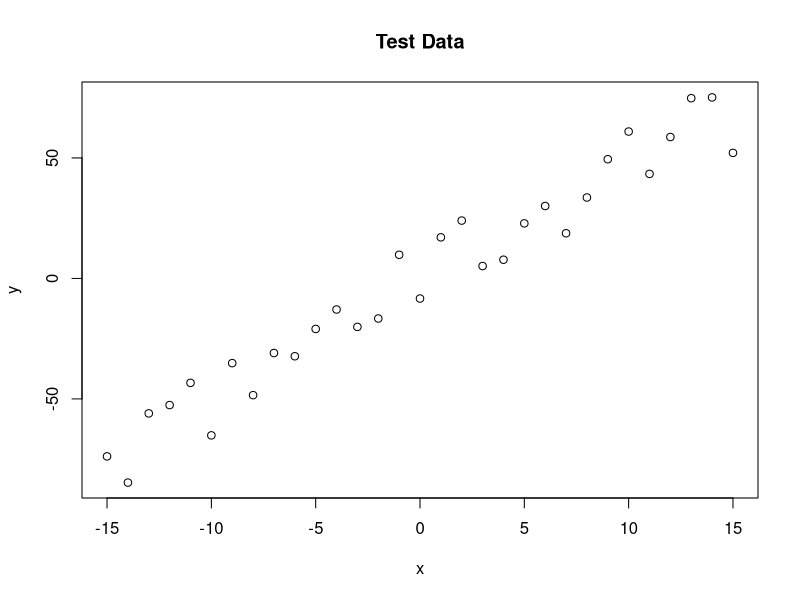
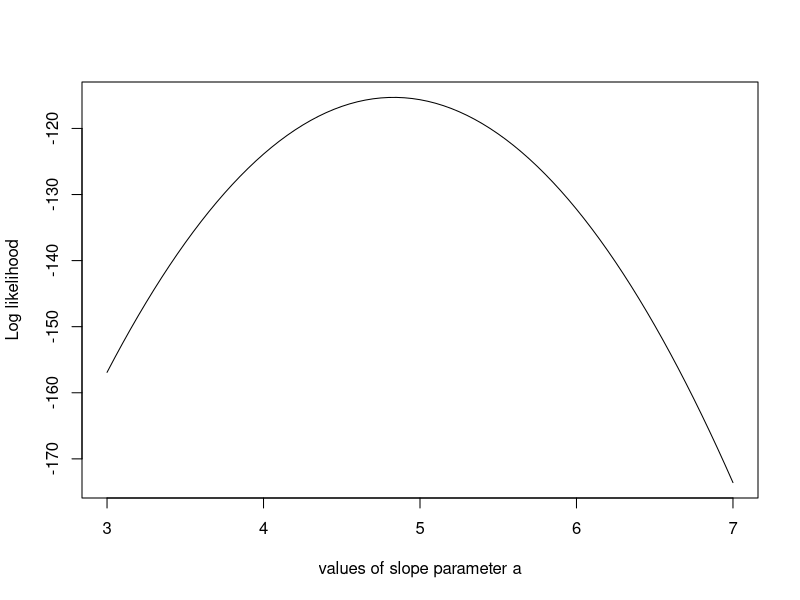
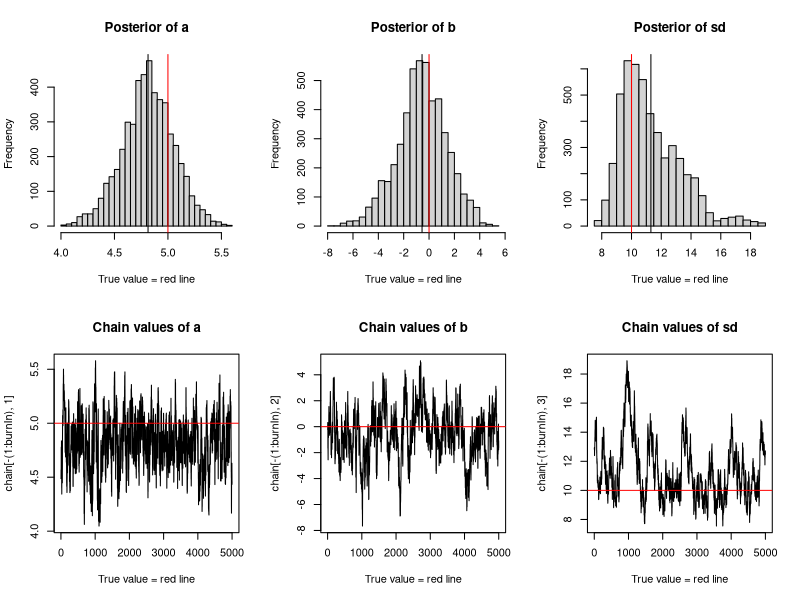

Source code (R) for these figures, in order:
## ---- chunk 1
knitr::opts_chunk$set(echo = TRUE)
## ---- chunk 2
trueA <- 5       #define a variable "trueA" equal to 5
trueB <- 0       #define a variable "trueB" equal to 0
trueSd <- 10     #define a variable "trueSd" equal to 10
sampleSize <- 31 #make the sample size equal to 31
 
# create independent x-values 
x <- (-(sampleSize-1)/2):((sampleSize-1)/2)   #make the values of x equal from -15 to 15(e.g. -15,-14,-13...,13,14,15), there are totally 31 values of x, whihc equals to the sample size.

# create dependent values according to ax + b + N(0,sd)
y <-  trueA * x + trueB + rnorm(n=sampleSize,mean=0,sd=trueSd)  #make a linear relationship between the independent variable x and dependent variable y. So we take a linear model and add some noise.

plot(x,y,main="Test Data")  ##plot a graph which y corresponding to x.
 
## ---- chunk 3
likelihood <- function(param){   #create a function called likelihoood with vector 'param' as parameter
    a = param[1]     # define a equal to the 1st value of vector param
    b = param[2]     # define b equal to the 2nd value of vector param
    sd = param[3]    # define sd equal to the 3rd value of vector param
     
    pred = a*x + b  #create dependent value 'pred' according to ax + b 
    singlelikelihoods = dnorm(y, mean = pred, sd = sd, log = T)  #look up the probability densities (using dnorm) for y, with 'pred' as mean and sd as standard deviation
    sumll = sum(singlelikelihoods)  #sum all of the 31 values, calculate the probability

    return(sumll)   #return the sumll
}
 
# Example: plot the likelihood profile of the slope a
slopevalues <- function(x){return(likelihood(c(x, trueB, trueSd)))}  #create a function "slopevalues" with parameter x; return likelihood(take vector (x,trueB,trueSd) as parameter)
slopelikelihoods <- lapply(seq(3, 7, by=.05), slopevalues )   # create a sequence from 3 to 7(flit by 0.5) to the function 'slopevalue', can get 81 numbers
plot (seq(3, 7, by=.05), slopelikelihoods , type="l", xlab = "values of slope parameter a", ylab = "Log likelihood")  #plot the Likelihood for a range of parameter values of the slope parameter(value from 3 to 7 as x axis and return value as y axis)

## ---- chunk 4
# Prior distribution
prior <- function(param){  #create a function called prior with vector 'param' as parameter
    a = param[1]     # define a equal to the 1st value of vector param
    b = param[2]     # define b equal to the 2nd value of vector param
    sd = param[3]    # define sd equal to the 3rd value of vector param
    aprior = dunif(a, min=0, max=10, log = T)  # make a prior (uniform) distribution of a
    bprior = dnorm(b, sd = 5, log = T) # make a prior (normal) distribution of b
    sdprior = dunif(sd, min=0, max=30, log = T) # make a prior (uniform) distribution of sd
    return(aprior+bprior+sdprior)  #retunr the sum of aprior, bprior and sdprior to get the prior distribution for all, which is a log value.

}
## ---- chunk 5
posterior <- function(param){  #create a function called posterior with vector 'param' as parameter
   return (likelihood(param) + prior(param))   #retunr the sum of likelihood and prior to get the actual quantity the MCMC, which is a log value.

}
## ---- chunk 6
######## Metropolis algorithm ################
 
proposalfunction <- function(param){  #create a function called proposalfunction with vector 'param' as parameter
    return(rnorm(3,mean = param, sd= c(0.1,0.5,0.3)))
#retunr the random normal distributionof 3 values, with mean = param and sd = (0.1,0.5,0.3).
}
 
run_metropolis_MCMC <- function(startvalue, iterations){  #create a function called run_metropolis_MCMC with 'startvalue' and 'iterations' as parameters
    chain = array(dim = c(iterations+1,3))  # make chain be an array with (iterations+1) rows and 3 columns
    chain[1,] = startvalue   # make the first row of chain equal to startvalue

    for (i in 1:iterations){  # repeat iterations times
        proposal = proposalfunction(chain[i,])  # make a vector 'proposal' equals to vector in chain's row i, following the proposalfunction 
         
        probab = exp(posterior(proposal) - posterior(chain[i,]))  # let the probability of jumping to new vector equal to the e^(posterior(proposal) - posterior(chain[i,]))
  
        if (runif(1) < probab){  # decide whether to jump by compare with a random value from 0 to 1
            chain[i+1,] = proposal  # let chain's (i+1) row equal to the proposal
        }else{  #if  runif(1) >= probab, do not jump
            chain[i+1,] = chain[i,]  # let chain's (i+1) row equal to rom i
        }
    } 
    return(chain)  #return chain
}
 
startvalue = c(4,0,10)  #let startvalue be a vector equal to (4,0,10)
chain = run_metropolis_MCMC(startvalue, 10000)  #let chain equal to the function run_metropolis_MCMC with parameters: startvalue = startvalue and iterations = 10000
 
burnIn = 5000  #make burnIn equal to 5000
acceptance = 1-mean(duplicated(chain[-(1:burnIn),]))  #calculate acceptance starting from 5001 row

## ---- chunk 7
### Summary: #######################
 
par(mfrow = c(2,3))  #display the graph in 2X3(2 rows with 3 graphs in each)
hist(chain[-(1:burnIn),1],nclass=30, , main="Posterior of a", xlab="True value = red line" )  # plot a histogram of posterior of a(number in chain's 1st column) from chain's 5001 row
abline(v = mean(chain[-(1:burnIn),1]))  #add a line to show the mean of a from 5001 row
abline(v = trueA, col="red" )  #add a line to show the value of trueA

hist(chain[-(1:burnIn),2],nclass=30, main="Posterior of b", xlab="True value = red line")  # plot a histogram of posterior of b(number in chain's 2nd column) from chain's 5001 row
abline(v = mean(chain[-(1:burnIn),2]))  #add a line to show the mean of b from 5001 row
abline(v = trueB, col="red" )  #add a line to show the value of trueB

hist(chain[-(1:burnIn),3],nclass=30, main="Posterior of sd", xlab="True value = red line")  # plot a histogram of posterior of sd(number in chain's 3rd column) from chain's 5001 row
abline(v = mean(chain[-(1:burnIn),3]) )  #add a line to show the mean of sd from 5001 row
abline(v = trueSd, col="red" )   #add a line to show the value of trueSd

plot(chain[-(1:burnIn),1], type = "l", xlab="True value = red line" , main = "Chain values of a", )  # plot chain value of a from 5001 row
abline(h = trueA, col="red" )  #add a horizontal line = trueA
plot(chain[-(1:burnIn),2], type = "l", xlab="True value = red line" , main = "Chain values of b", )  # plot chain value of b from 5001 row
abline(h = trueB, col="red" )  #add a horizontal line = trueB
plot(chain[-(1:burnIn),3], type = "l", xlab="True value = red line" , main = "Chain values of sd", )  # plot chain value of sd from 5001 row
abline(h = trueSd, col="red" )  #add a horizontal line = trueSd
 
# for comparison:
summary(lm(y~x))  # summary the linear relation between x and y
